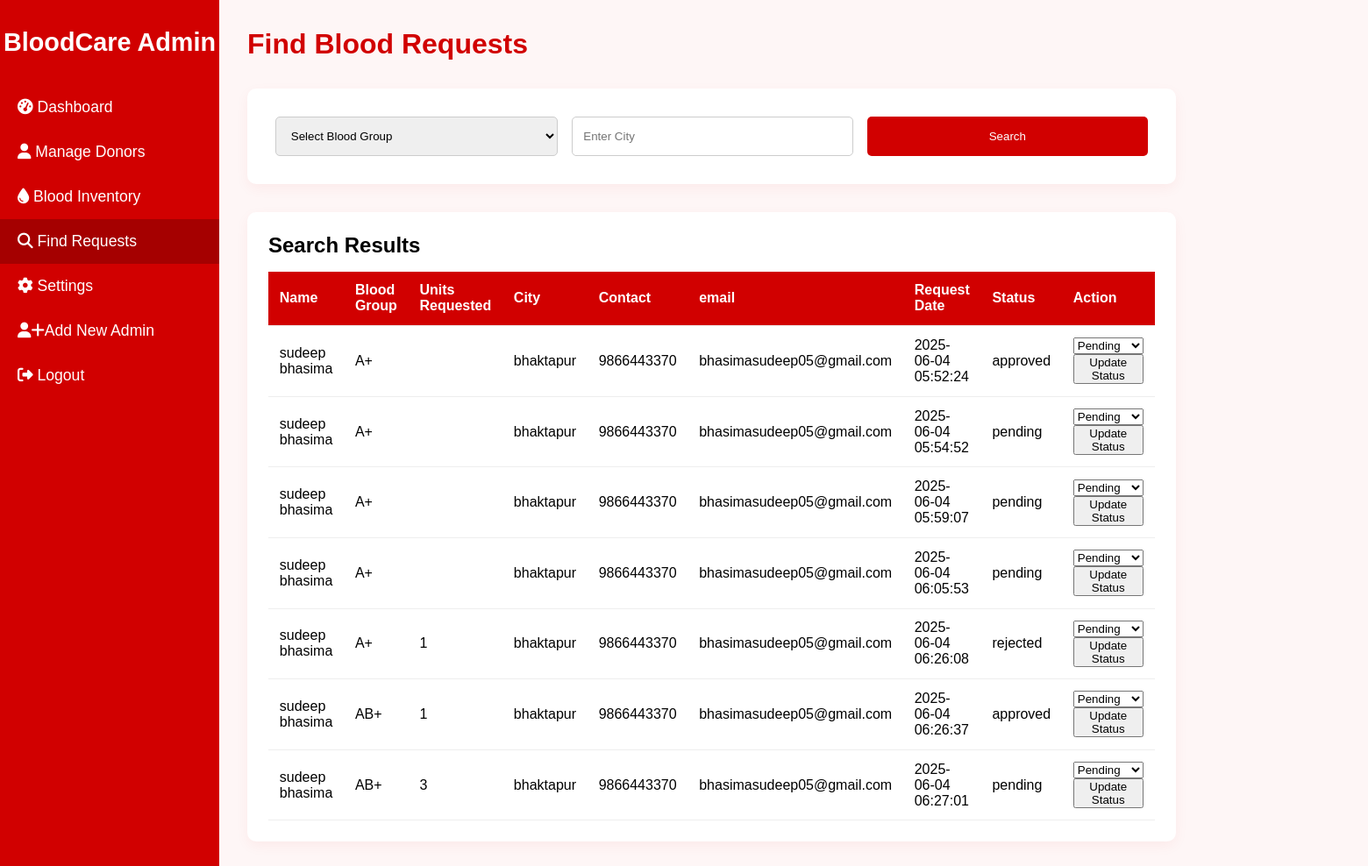
Page /finds_requests.php on the earlier database version.
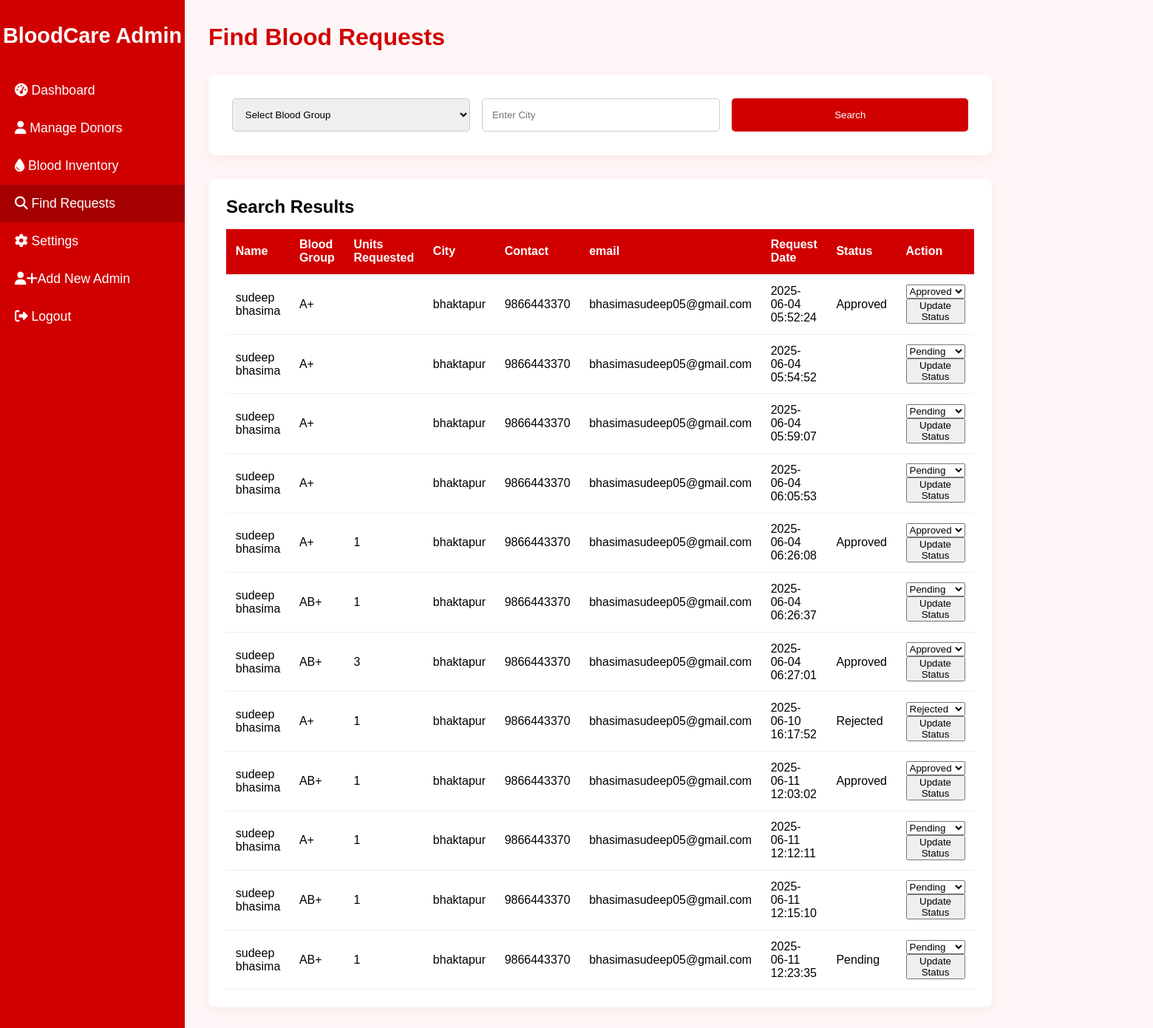
Same page on the later database version.
### tables this page shows
CREATE TABLE `blood_requests` (
  `id` int(11) NOT NULL,
  `blood_group` varchar(5) DEFAULT NULL,
  `units_requested` int(11) DEFAULT NULL,
  `user_id` int(11) DEFAULT NULL,
  `name` varchar(100) DEFAULT NULL,
  `city` varchar(100) DEFAULT NULL,
  `contact` varchar(20) DEFAULT NULL,
  `request_time` timestamp NOT NULL DEFAULT current_timestamp(),
  `status` varchar(20) DEFAULT 'Pending',
  `user_email` varchar(255) DEFAULT NULL
);

### finds_requests.php (the view, shortened to what this page needs)
<?php
include 'connection.php';
$city = isset($_POST['city']) ? trim($_POST['city']) : '';
$query = "SELECT * FROM blood_requests WHERE 1=1";
$stmt = $con->prepare($query);
$stmt->execute();
$result = $stmt->get_result();
?>
<!DOCTYPE html>
<html lang="en">
<head>
    <link rel="stylesheet" href="https://cdnjs.cloudflare.com/ajax/libs/font-awesome/6.4.0/css/all.min.css">
</head>
<body>
    <div class="sidebar">
        <h2>BloodCare Admin</h2>
        <ul>
            <li><a href="admin_dashboard.php"><i class="fas fa-tachometer-alt"></i> Dashboard</a></li>
            <li><a href="manage_donors.php"><i class="fas fa-user"></i> Manage Donors</a></li>
            <li><a href="blood_inventory.php"><i class="fas fa-tint"></i> Blood Inventory</a></li>
            <li class="active"><a href="find_requests.php"><i class="fas fa-search"></i> Find Requests</a></li>
            <li><a href="admin_update.php"><i class="fas fa-cog"></i> Settings</a></li>
             <li><a href="admin_register.php"> <i class="fa-solid fa-user">+</i>Add New Admin</a></li>
            <li><a href="logout.php"><i class="fas fa-sign-out-alt"></i> Logout</a></li>
        </ul>
    </div>
    <div class="main-content">
        <div class="header">
            <h1>Find Blood Requests</h1>
        </div>
        <div class="search-section">
            <form action="" method="post">
                <select name="blood_group">
                    <option value="">Select Blood Group</option>
                </select>
                <input type="text" name="city" placeholder="Enter City" value="<?= htmlspecialchars($city) ?>">
                <button type="submit">Search</button>
            </form>
        </div>
        <div class="results">
            <h2>Search Results</h2>
            <table>
                <thead>
                    <tr>
                        <th>Name</th>
                        <th>Blood Group</th>
                        <th>Units Requested</th>
                        <th>City</th>
                        <th>Contact</th>
                        <th>email</th>
                        <th>Request Date</th>
                        <th>Status</th>
                        <th>Action</th>
                    </tr>
                </thead>
                <tbody>
                    <?php if (mysqli_num_rows($result) > 0): ?>
                        <?php while ($row = mysqli_fetch_assoc($result)): ?>
                            <tr>
                                <td><?= htmlspecialchars($row['name']) ?></td>
                                <td><?= htmlspecialchars($row['blood_group']) ?></td>
                                <td><?= htmlspecialchars($row['units_requested']) ?></td>
                                <td><?= htmlspecialchars($row['city']) ?></td>
                                <td><?= htmlspecialchars($row['contact']) ?></td>
                                <td><?= htmlspecialchars($row['user_email']) ?></td>
                                <td><?= htmlspecialchars($row['request_time']) ?></td>
                                <td><?= htmlspecialchars($row['status']) ?></td>
                                <td>
                                    <form action="update_status.php" method="post">
                                        <select name="status">
                                            <option value="Pending" <?= $row['status'] == 'Pending' ? 'selected' : '' ?>>Pending</option>
                                            <option value="Approved" <?= $row['status'] == 'Approved' ? 'selected' : '' ?>>Approved</option>
                                            <option value="Rejected" <?= $row['status'] == 'Rejected' ? 'selected' : '' ?>>Rejected</option>
                                        </select>
                                        <button type="submit">Update Status</button>
                                    </form>
                                </td>
                            </tr>
                        <?php endwhile; ?>
                    <?php else: ?>
                        <tr>
                            <td colspan="7">No requests found.</td>
                        </tr>
                    <?php endif; ?>
                </tbody>
            </table>
        </div>
    </div>
</body>
</html>

### finds_requests.php (style rules this page uses)
* { margin: 0; padding: 0; box-sizing: border-box; font-family: 'Poppins', sans-serif; }
body { background: #fef6f6; min-height: 100vh; display: flex; }
.sidebar { width: 250px; background: #d10000; color: #fff; position: fixed; height: 100%; padding-top: 2rem; }
.sidebar h2 { text-align: center; margin-bottom: 2rem; font-size: 1.8rem; }
.sidebar ul { list-style: none; }
.sidebar ul li { padding: 15px 20px; transition: 0.3s; }
.sidebar ul li a { color: #fff; text-decoration: none; font-size: 1.1rem; display: block; }
.sidebar ul li:hover, .sidebar ul li.active { background: #a50000; }
.main-content { margin-left: 250px; padding: 2rem; flex: 1; }
.header { display: flex; justify-content: space-between; align-items: center; margin-bottom: 2rem; }
.header h1 { font-size: 2rem; color: #d10000; }
.search-section { background: white; padding: 2rem; border-radius: 10px; box-shadow: 0 5px 15px rgba(209, 0, 0, 0.05); margin-bottom: 2rem; }
.search-section form { display: flex; flex-wrap: wrap; gap: 1rem; }
.search-section input, .search-section select, .search-section button { padding: 0.8rem; border: 1px solid #ccc; border-radius: 5px; flex: 1; min-width: 200px; }
.search-section button { background: #d10000; color: white; border: none; cursor: pointer; transition: background 0.3s; }
.results { background: white; padding: 1.5rem; border-radius: 10px; box-shadow: 0 5px 15px rgba(209, 0, 0, 0.05); }
table { width: 100%; border-collapse: collapse; margin-top: 1rem; }
table th, table td { padding: 0.8rem; border-bottom: 1px solid #eee; text-align: left; }
table th { background: #d10000; color: white; }

Differences in the rows shown:
changed blood_requests (number 1 of 12 on the later page): status "approved" → "Approved"; status "Pending" → "Approved"
changed blood_requests (number 2 of 12 on the later page): status "pending" → (not shown)
changed blood_requests (number 3 of 12 on the later page): status "pending" → (not shown)
changed blood_requests (number 4 of 12 on the later page): status "pending" → (not shown)
changed blood_requests (number 5 of 12 on the later page): status "rejected" → "Approved"; status "Pending" → "Approved"
changed blood_requests (number 6 of 12 on the later page): status "approved" → (not shown)
changed blood_requests (number 7 of 12 on the later page): status "pending" → "Approved"; status "Pending" → "Approved"
added blood_requests: name "sudeep bhasima", blood_group "A+", units_requested "1", city "bhaktapur", contact "9866443370", user_email "bhasimasudeep05@gmail.com", request_time "2025-06-10 16:17:52", status "Rejected"
added blood_requests: name "sudeep bhasima", blood_group "AB+", units_requested "1", city "bhaktapur", contact "9866443370", user_email "bhasimasudeep05@gmail.com", request_time "2025-06-11 12:03:02", status "Approved"
added blood_requests: name "sudeep bhasima", blood_group "A+", units_requested "1", city "bhaktapur", contact "9866443370", user_email "bhasimasudeep05@gmail.com", request_time "2025-06-11 12:12:11"
added blood_requests: name "sudeep bhasima", blood_group "AB+", units_requested "1", city "bhaktapur", contact "9866443370", user_email "bhasimasudeep05@gmail.com", request_time "2025-06-11 12:15:10"
added blood_requests: name "sudeep bhasima", blood_group "AB+", units_requested "1", city "bhaktapur", contact "9866443370", user_email "bhasimasudeep05@gmail.com", request_time "2025-06-11 12:23:35", status "Pending"
